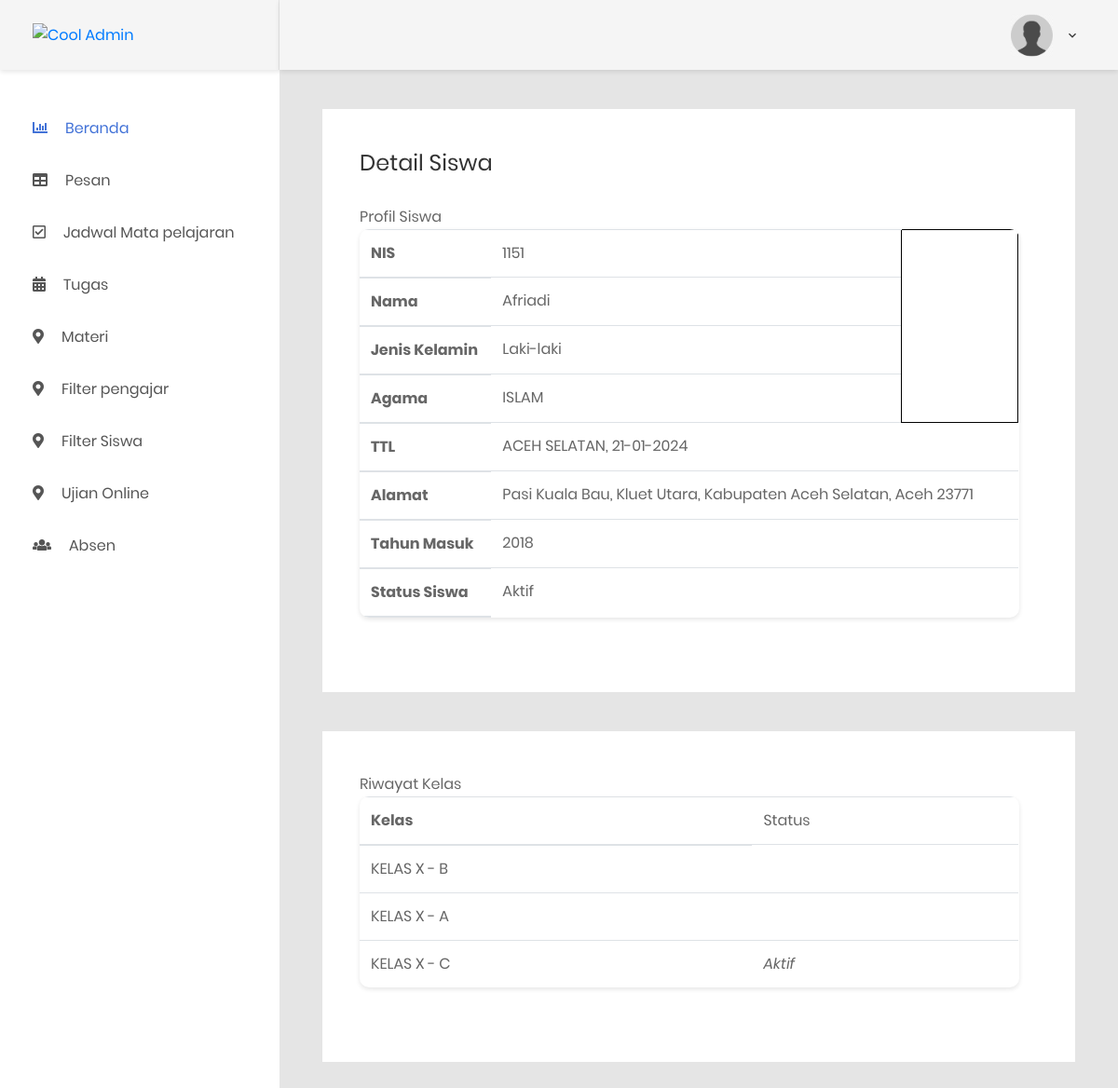
Page /siswa/detailFilterSiswa/1 on the committed database.
### tables this page shows
CREATE TABLE `el_siswa` (
  `id` int(11) NOT NULL,
  `nis` varchar(45) DEFAULT NULL,
  `nama` varchar(100) NOT NULL,
  `jenis_kelamin` varchar(9) NOT NULL COMMENT 'Laki-laki dan Perempuan',
  `tempat_lahir` varchar(45) NOT NULL,
  `tgl_lahir` date DEFAULT NULL,
  `agama` char(7) DEFAULT NULL,
  `alamat` varchar(255) NOT NULL,
  `tahun_masuk` year(4) NOT NULL,
  `foto` text DEFAULT NULL,
  `status_id` tinyint(1) NOT NULL DEFAULT 0 COMMENT '0=pending, 1=aktif, 2=blok, 3=alumni, 4=deleted'
);

CREATE TABLE `el_kelas_siswa` (
  `id` int(11) NOT NULL,
  `kelas_id` int(11) NOT NULL,
  `siswa_id` int(11) NOT NULL,
  `aktif` tinyint(1) NOT NULL COMMENT '0 jika bukan, 1 jika ya'
);

CREATE TABLE `el_kelas` (
  `id` int(11) NOT NULL,
  `nama` varchar(45) NOT NULL,
  `parent_id` int(11) DEFAULT NULL,
  `urutan` int(11) NOT NULL,
  `aktif` tinyint(1) NOT NULL DEFAULT 1 COMMENT '1=aktif 0=tidak'
);

### application/controllers/Siswa.php (called while the page is built, shortened)
<?php
class siswa extends CI_Controller {
    public function detailFilterSiswa($id)
    {
        $data['nama'] = $this->session->userdata('nama');
        $data['siswa']=$this->siswa_model->view_where('el_siswa',array('id'=>$id))->result();
        $data['kelas']=$this->siswa_model->getKelasSiswa($id)->result();
        $this->load->view('part/header');
        $this->load->view('part/sidebarsiswa',$data);
        $this->load->view('siswa/detailFilterSiswa',$data);
        $this->load->view('part/footer');
    }
}
?>

### index.php (called while the page is built, shortened)
<?php
require_once BASEPATH.'core/CodeIgniter.php';

### application/models/Siswa_model.php (called while the page is built, shortened)
<?php
    class siswa_model extends CI_Model{
        public function view_where($table,$where)
        {
            return  $this->db->get_where($table,$where);
        }
        public function getKelasSiswa($siswa_id)
        {
            return  $this->db->query("SELECT el_kelas_siswa.id,siswa_id,nama,kelas_id,el_kelas_siswa.aktif FROM el_kelas_siswa join el_kelas ON el_kelas.id=el_kelas_siswa.kelas_id WHERE el_kelas_siswa.siswa_id=".$siswa_id);
        }
    }
?>

### application/views/siswa/detailFilterSiswa.php (the view, shortened to what this page needs)
<div class="main-content">
    <div class="section__content section__content--p30">
        <div class="container-fluid">
            <div class="map-data m-b-40">
                <h3 class="title-3 m-b-30">Detail Siswa</h3>
                <span class="span7">Profil Siswa</span>
                <div class="mx-auto d-block">
                <div class="table-responsive table--no-card m-b-40">
                    <table class="table">
                    <?php foreach ($siswa as $key) {?>
                        <thead>
                            <tr>
                                <th width="20%">NIS</th>
                                <td><?=$key->nis?></td>
                                <td rowspan="4" style="border: 1px solid black"></td>
                            </tr>
                            <tr>
                            	<th>Nama</th>
                                <td><?=$key->nama?></td>
                            </tr>
                            <tr>
                                <th>Jenis Kelamin</th>
                                <td><?=$key->jenis_kelamin?></td>
                            </tr>
                            <tr>
                             	<th>Agama</th>
                                <td><?=$key->agama?></td>
                            </tr>
                            <tr>
                                <th>TTL</th>
                                <td colspan="2"><?=$key->tempat_lahir?>, <?=date('d-m-Y',strtotime($key->nis))?></td>
                            </tr>
                            <tr>
                                <th>Alamat</th>
                            	<td colspan="2"><?=$key->alamat?></td>
							</tr>
                            <tr>
                                <th>Tahun Masuk</th>
                                <td colspan="2"><?=$key->tahun_masuk?></td>
                            </tr>
                            <tr>
                                <th>Status Siswa</th>
                                <td colspan="2">
                                    <?php
                                   	if ($key->status_id==0) {
                                        echo "Pending";
                                    }elseif ($key->status_id==1) {
                                        echo "Aktif";
                                    }elseif ($key->status_id==2) {
                                        echo "Blok";
                                    }elseif ($key->status_id==3) {
                                        echo "Alumni";
                                    }elseif ($key->status_id==4) {
                                        echo "Deleted";
                                    } ?>
                                </td>
                            </tr>
                        </thead>
                        <?php }?>
                    </table>
                </div>
                </div>
            </div>
            <div class="map-data m-b-40">
            	<span class="span7">Riwayat Kelas</span>
                    <div class="table-responsive table--no-card m-b-40">
                        <table class="table">
                            <thead>
                                <tr>
                                    <th>Kelas</th>
                                    <td>Status</td>
                            	</tr>
                            	<?php foreach ($kelas as $key) {?>
                                <tr>
                                   	<td><?=$key->nama?></td>
                                    <td>
                                		<?php if ($key->aktif == 1) {?>
                                        <i class="icon icon-ok">Aktif</i>
                                        <?php }?>
                                    </td>
                                </tr>
                                <?php }?>
                            </thead>
                        </table>
                    </div>
            </div>
        </div>
    </div>
</div>

### rows in the picture
el_siswa: nis "1151", nama "Afriadi", jenis_kelamin "Laki-laki", agama "ISLAM", tempat_lahir "ACEH SELATAN", nis "21-01-2024", alamat "Pasi Kuala Bau, Kluet Utara, Kabupaten Aceh Selatan, Aceh 23771", tahun_masuk "2018", status_id "Aktif"
el_kelas_siswa: el_kelas.nama "KELAS X - B"
el_kelas_siswa: el_kelas.nama "KELAS X - A"
el_kelas_siswa: el_kelas.nama "KELAS X - C", aktif "Aktif"
